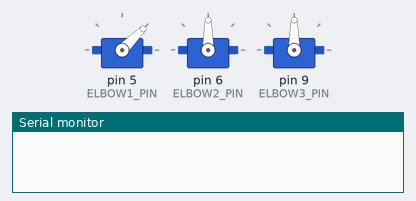
A sketch run on a simulated Arduino Uno, built with avr-gcc and run on an emulated ATmega328P. Parts: 3 × servo, the last lines printed to the serial monitor.

Above: at 1.2 s.
At 4.3 s:
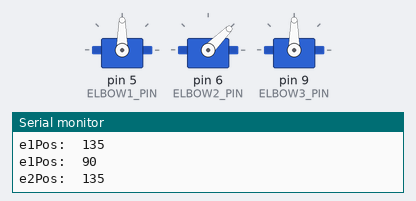
At 5.85 s:
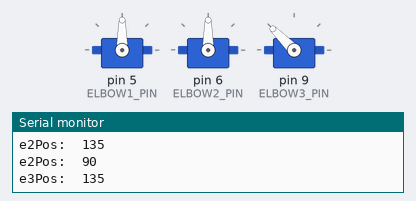
At 7.45 s:
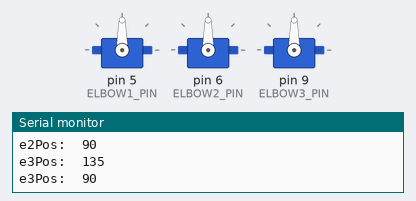
Timing chart, 0 to 9.3 s (numbered marks = the images above):
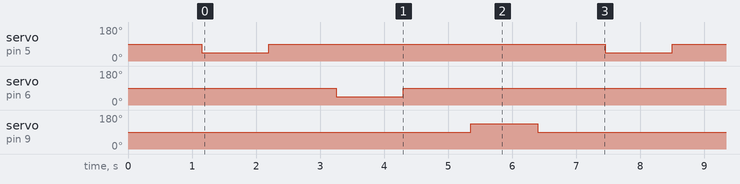

The sketch:

elbow.ino
```cpp
#include "Elbow.h"

#define ELBOW1_PIN 5
#define ELBOW2_PIN 6
#define ELBOW3_PIN 9


Elbow elbow1(ELBOW1_PIN);
Elbow elbow2(ELBOW2_PIN);
Elbow elbow3(ELBOW3_PIN);


void setup() {
  Serial.begin(115200);

  elbow1.init();
  elbow2.init();
  elbow3.init();

  delay(500);

  elbow1.reset();
  elbow2.reset();
  elbow3.reset();

  delay(500);
}

void loop() {


  elbow1.angle(45);
  Serial.println("e1Pos:\t135");
  delay(1000);
  elbow1.reset();
  Serial.println("e1Pos:\t90");
  delay(1000);


  elbow2.angle(45);
  Serial.println("e2Pos:\t135");
  delay(1000);
  elbow2.reset();
  Serial.println("e2Pos:\t90");
  delay(1000);


  elbow3.angle(135);
  Serial.println("e3Pos:\t135");
  delay(1000);
  elbow3.reset();
  Serial.println("e3Pos:\t90");
  delay(1000);
}
```

Elbow.cpp
```cpp
#include "Elbow.h"

Elbow::Elbow(Servo &myservo) {
  this->myservo = myservo;
}

Elbow::Elbow(byte pin) {
  this->pin = pin;
}

void Elbow::init() {
  myservo.attach(pin);
}

void Elbow::angle(int Pos) {
  myservo.write(Pos);
  delay(50);
}

void Elbow::range() {
  int i = 0;
  do {
    myservo.write(i);
    Serial.print("ePos:\t");
    Serial.println(i);
    i++;
    delay(100);
  } while (i <= 180);
}

void Elbow::reset() {
  myservo.write(90);
  delay(50);
}
```

Elbow.h
```cpp
#ifndef Elbow_H
#define Elbow_H

#include <Arduino.h>
#include <Servo.h>

class Elbow {
protected:
  int pin;

  Servo myservo;

  const int startPos = 90;
public:
  Elbow() {}  // default constructor, do not use for this case
  Elbow(Servo &myservo);
  Elbow(byte pin);

  void init();

  void angle(int Pos);

  void range();

  void reset();
};

#endif
```

Measured:
- by itself, servo on pin 5 (ELBOW1_PIN), servo on pin 6 (ELBOW2_PIN): alternates 90° for 5.3 s and 45° for 1.1 s
- by itself, servo on pin 9 (ELBOW3_PIN): alternates 135° for 1.1 s and 90° for 5.3 s
